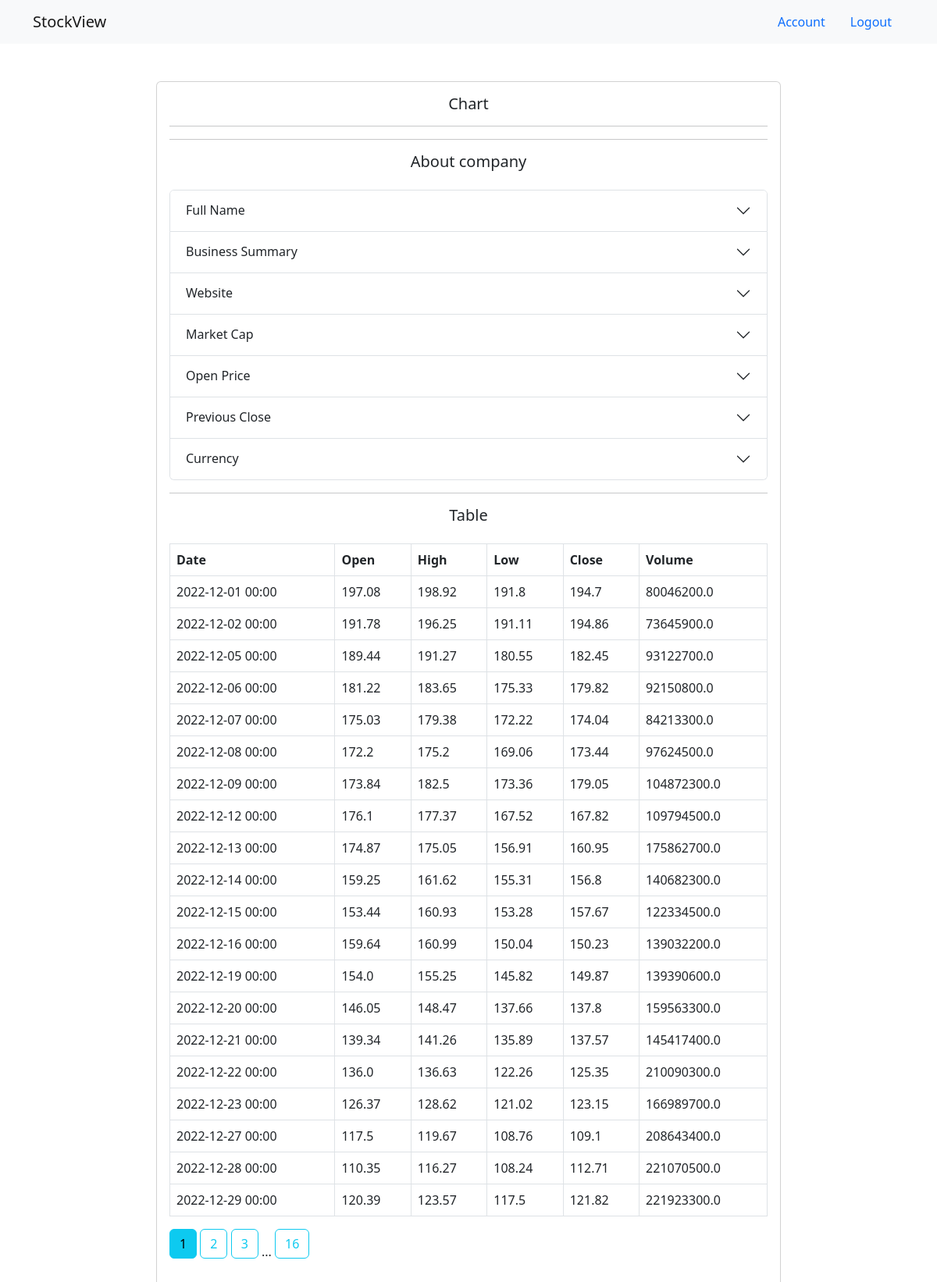
Screenshot of /tables/TSLA?page=1 (signed in) with the database file from the repository.
### application/models.py (models this page shows, shortened)
class StockItem(db.Model):
    id = db.Column(db.Integer, primary_key=True)
    stock_date = db.Column(db.String, unique=False, nullable=False)
    stock_open = db.Column(db.Float, unique=False, nullable=False)
    stock_high = db.Column(db.Float, unique=False, nullable=False)
    stock_low = db.Column(db.Float, unique=False, nullable=False)
    stock_close = db.Column(db.Float, unique=False, nullable=False)
    stock_volume = db.Column(db.Float, unique=False, nullable=False)
    stock_id = db.Column(db.Integer, db.ForeignKey('stock.id'), nullable=False)

### application/routes.py (the view)
@views.route("/tables/<symbol>")
@login_required
def tables(symbol):
    date_enter = datetime.now()
    format_date = datetime.strftime(date_enter, "%Y-%m-%d %H:%M:%S")
    datetime_dict[symbol] = format_date
    page = request.args.get('page', 1, type=int)
    stock = db.session.query(Stock).filter(Stock.stock_name == symbol).first()
    items = db.session.query(StockItem).filter(StockItem.stock_id == stock.id).paginate(page=page, per_page=20)
    dates, lowes, highs, opens, closes = stock.get_data()
    sma = simple_moving_average(closes, 5)
    context = {
        "stock": stock,
        "stock_items": items,
        "dates": json.dumps(dates),
        "lowes": json.dumps(lowes),
        "highs": json.dumps(highs),
        "opens": json.dumps(opens),
        "closes": json.dumps(closes),
        "page": page,
        "sma": sma
    }
    return render_template("tables.html", context=context, items=items)

### application/__init__.py (called while the page is built)
def init_app():
    app.config.from_object(Config)
    db.init_app(app)
    with app.app_context():
        from .auth import auth_bp
        from .routes import views
        from .handlers import errors
        from .models import User
        app.register_blueprint(auth_bp)
        app.register_blueprint(views)
        app.register_blueprint(errors)
        db.create_all()
        login_manager.init_app(app)
        mail.init_app(app)
        @login_manager.user_loader
        def load_user(id):
            return User.query.get(int(id))
        return app

### application/models.py (called while the page is built)
    def get_data(self):
        dates = [item.stock_date for item in self.stockitems]
        lows = [item.stock_open for item in self.stockitems]
        highs = [item.stock_high for item in self.stockitems]
        opens = [item.stock_open for item in self.stockitems]
        closes = [item.stock_close for item in self.stockitems]
        return dates, lows, highs, opens, closes

### application/routes.py (called while the page is built)
def simple_moving_average(values, window):
    weights = np.repeat(1.0, window)/window
    smas = np.convolve(values, weights, 'valid')
    return list(smas)

### application/templates/tables.html (shortened to what this page needs)
{% extends "layout.html" %}
{% block content %}
<div class="col-8 offset-2 my-5">
    <div class="card">
        <div class="card-body">
            <h5 class="lead text-center">Chart</h5>
            <hr>
            <div>
              <hr>
              <h5 class="lead text-center mb-4">About company</h5>
              <div class="accordion mb-3" id="accordionExample">
                <div class="accordion-item">
                  <h2 class="accordion-header" id="headingOne">
                    <button class="accordion-button collapsed" type="button" data-bs-toggle="collapse" data-bs-target="#collapseOne" aria-expanded="false" aria-controls="collapseOne">
                      Full Name
                    </button>
                  </h2>
                </div>
                <div class="accordion-item">
                  <h2 class="accordion-header" id="headingTwo">
                    <button class="accordion-button collapsed" type="button" data-bs-toggle="collapse" data-bs-target="#collapseTwo" aria-expanded="false" aria-controls="collapseTwo">
                      Business Summary
                    </button>
                  </h2>
                </div>
                <div class="accordion-item">
                  <h2 class="accordion-header" id="headingThree">
                    <button class="accordion-button collapsed" type="button" data-bs-toggle="collapse" data-bs-target="#collapseThree" aria-expanded="false" aria-controls="collapseThree">
                      Website
                    </button>
                  </h2>
                </div>
                <div class="accordion-item">
                  <h2 class="accordion-header" id="headingFive">
                    <button class="accordion-button collapsed" type="button" data-bs-toggle="collapse" data-bs-target="#collapseFive" aria-expanded="false" aria-controls="collapseFive">
                      Market Cap
                    </button>
                  </h2>
                </div>
                <div class="accordion-item">
                  <h2 class="accordion-header" id="headingSeven">
                    <button class="accordion-button collapsed" type="button" data-bs-toggle="collapse" data-bs-target="#collapseSeven" aria-expanded="false" aria-controls="collapseSeven">
                      Open Price
                    </button>
                  </h2>
                </div>
                <div class="accordion-item">
                  <h2 class="accordion-header" id="headingEight">
                    <button class="accordion-button collapsed" type="button" data-bs-toggle="collapse" data-bs-target="#collapseEight" aria-expanded="false" aria-controls="collapseEight">
                      Previous Close
                    </button>
                  </h2>
                </div>
                <div class="accordion-item">
                  <h2 class="accordion-header" id="headingNine">
                    <button class="accordion-button collapsed" type="button" data-bs-toggle="collapse" data-bs-target="#collapseNine" aria-expanded="false" aria-controls="collapseNine">
                      Currency
                    </button>
                  </h2>
                </div>
              </div>
            </div>
            <div>
              <hr>
              <h5 class="lead text-center mb-4">Table</h5>
              <table id="example" class="table table-bordered table-hover">
              <thead>
                <tr>
                  <th scope="col">Date</th>
                  <th scope="col">Open</th>
                  <th scope="col">High</th>
                  <th scope="col">Low</th>
                  <th scope="col">Close</th>
                  <th scope="col">Volume</th>
                </tr>
              </thead>
              <tbody>
              {% for post in context.stock_items.items %}
                <tr>
                  <td>{{ post.stock_date }}</td>
                  <td>{{ post.stock_open }}</td>
                  <td>{{ post.stock_high }}</td>
                  <td>{{ post.stock_low }}</td>
                  <td>{{ post.stock_close }}</td>
                  <td>{{ post.stock_volume }}</td>
                </tr>
              {% endfor %}
              </tbody>
            </table>
              {% for page_num in context.stock_items.iter_pages(left_edge=1, right_edge=1, left_current=1, right_current=2) %}
                {% if page_num %}
                  {% if context.stock_items.page == page_num %}
                    <a class="btn btn-info mb-4" href="{{ url_for('views.tables', symbol=context.stock.stock_name, page=page_num) }}">{{ page_num }}</a>
                  {% else %}
                    <a class="btn btn-outline-info mb-4" href="{{ url_for('views.tables', symbol=context.stock.stock_name, page=page_num) }}">{{ page_num }}</a>
                  {% endif %}
                {% else %}
                  ...
                {% endif %}
              {% endfor %}
            </div>
        </div>
    </div>
</div>
{% endblock %}

### rows the page displays
StockItem: stock_date "2022-12-01 00:00", stock_open "197.08", stock_high "198.92", stock_low "191.8", stock_close "194.7", stock_volume "80046200.0"
StockItem: stock_date "2022-12-02 00:00", stock_open "191.78", stock_high "196.25", stock_low "191.11", stock_close "194.86", stock_volume "73645900.0"
StockItem: stock_date "2022-12-05 00:00", stock_open "189.44", stock_high "191.27", stock_low "180.55", stock_close "182.45", stock_volume "93122700.0"
StockItem: stock_date "2022-12-06 00:00", stock_open "181.22", stock_high "183.65", stock_low "175.33", stock_close "179.82", stock_volume "92150800.0"
StockItem: stock_date "2022-12-07 00:00", stock_open "175.03", stock_high "179.38", stock_low "172.22", stock_close "174.04", stock_volume "84213300.0"
StockItem: stock_date "2022-12-08 00:00", stock_open "172.2", stock_high "175.2", stock_low "169.06", stock_close "173.44", stock_volume "97624500.0"
StockItem: stock_date "2022-12-09 00:00", stock_open "173.84", stock_high "182.5", stock_low "173.36", stock_close "179.05", stock_volume "104872300.0"
StockItem: stock_date "2022-12-12 00:00", stock_open "176.1", stock_high "177.37", stock_low "167.52", stock_close "167.82", stock_volume "109794500.0"
StockItem: stock_date "2022-12-13 00:00", stock_open "174.87", stock_high "175.05", stock_low "156.91", stock_close "160.95", stock_volume "175862700.0"
StockItem: stock_date "2022-12-14 00:00", stock_open "159.25", stock_high "161.62", stock_low "155.31", stock_close "156.8", stock_volume "140682300.0"
StockItem: stock_date "2022-12-15 00:00", stock_open "153.44", stock_high "160.93", stock_low "153.28", stock_close "157.67", stock_volume "122334500.0"
StockItem: stock_date "2022-12-16 00:00", stock_open "159.64", stock_high "160.99", stock_low "150.04", stock_close "150.23", stock_volume "139032200.0"
StockItem: stock_date "2022-12-19 00:00", stock_open "154.0", stock_high "155.25", stock_low "145.82", stock_close "149.87", stock_volume "139390600.0"
StockItem: stock_date "2022-12-20 00:00", stock_open "146.05", stock_high "148.47", stock_low "137.66", stock_close "137.8", stock_volume "159563300.0"
StockItem: stock_date "2022-12-21 00:00", stock_open "139.34", stock_high "141.26", stock_low "135.89", stock_close "137.57", stock_volume "145417400.0"
StockItem: stock_date "2022-12-22 00:00", stock_open "136.0", stock_high "136.63", stock_low "122.26", stock_close "125.35", stock_volume "210090300.0"
StockItem: stock_date "2022-12-23 00:00", stock_open "126.37", stock_high "128.62", stock_low "121.02", stock_close "123.15", stock_volume "166989700.0"
StockItem: stock_date "2022-12-27 00:00", stock_open "117.5", stock_high "119.67", stock_low "108.76", stock_close "109.1", stock_volume "208643400.0"
StockItem: stock_date "2022-12-28 00:00", stock_open "110.35", stock_high "116.27", stock_low "108.24", stock_close "112.71", stock_volume "221070500.0"
StockItem: stock_date "2022-12-29 00:00", stock_open "120.39", stock_high "123.57", stock_low "117.5", stock_close "121.82", stock_volume "221923300.0"

### other values shown
{{ page_num }} "1"
{{ page_num }} "2" "3" "16"
